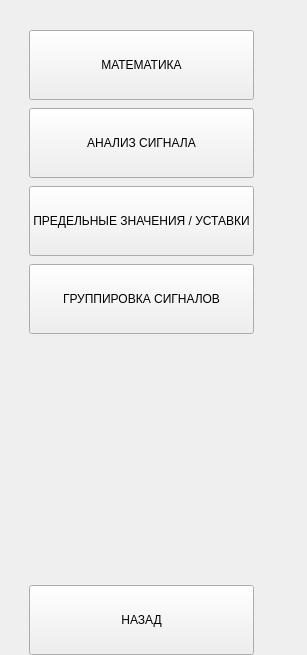
           <widget class="QWidget" name="applications">
            <layout class="QVBoxLayout" name="verticalLayout_10">
             <property name="spacing">
              <number>8</number>
             </property>
             <property name="leftMargin">
              <number>29</number>
             </property>
             <property name="topMargin">
              <number>30</number>
             </property>
             <property name="rightMargin">
              <number>53</number>
             </property>
             <property name="bottomMargin">
              <number>0</number>
             </property>
             <item>
              <widget class="wButtonStyled" name="bMath">
               <property name="sizePolicy">
                <sizepolicy hsizetype="Preferred" vsizetype="Preferred">
                 <horstretch>0</horstretch>
                 <verstretch>0</verstretch>
                </sizepolicy>
               </property>
               <property name="minimumSize">
                <size>
                 <width>0</width>
                 <height>70</height>
                </size>
               </property>
               <property name="text">
                <string>МАТЕМАТИКА</string>
               </property>
              </widget>
             </item>
             <item>
              <widget class="wButtonStyled" name="bAnaliz_2">
               <property name="sizePolicy">
                <sizepolicy hsizetype="Preferred" vsizetype="Preferred">
                 <horstretch>0</horstretch>
                 <verstretch>0</verstretch>
                </sizepolicy>
               </property>
               <property name="minimumSize">
                <size>
                 <width>0</width>
                 <height>70</height>
                </size>
               </property>
               <property name="text">
                <string>АНАЛИЗ СИГНАЛА</string>
               </property>
              </widget>
             </item>
             <item>
              <widget class="wButtonStyled" name="bUstavki">
               <property name="sizePolicy">
                <sizepolicy hsizetype="Preferred" vsizetype="Preferred">
                 <horstretch>0</horstretch>
                 <verstretch>0</verstretch>
                </sizepolicy>
               </property>
               <property name="minimumSize">
                <size>
                 <width>0</width>
                 <height>70</height>
                </size>
               </property>
               <property name="text">
                <string>ПРЕДЕЛЬНЫЕ ЗНАЧЕНИЯ / УСТАВКИ</string>
               </property>
              </widget>
             </item>
             <item>
              <widget class="wButtonStyled" name="bGroups">
               <property name="sizePolicy">
                <sizepolicy hsizetype="Preferred" vsizetype="Preferred">
                 <horstretch>0</horstretch>
                 <verstretch>0</verstretch>
                </sizepolicy>
               </property>
               <property name="minimumSize">
                <size>
                 <width>0</width>
                 <height>70</height>
                </size>
               </property>
               <property name="text">
                <string>ГРУППИРОВКА СИГНАЛОВ</string>
               </property>
              </widget>
             </item>
             <item>
              <spacer name="verticalSpacer_8">
               <property name="orientation">
                <enum>Qt::Vertical</enum>
               </property>
               <property name="sizeHint" stdset="0">
                <size>
                 <width>20</width>
                 <height>243</height>
                </size>
               </property>
              </spacer>
             </item>
             <item>
              <widget class="wButtonStyled" name="bBackApplications">
               <property name="sizePolicy">
                <sizepolicy hsizetype="Preferred" vsizetype="Preferred">
                 <horstretch>0</horstretch>
                 <verstretch>0</verstretch>
                </sizepolicy>
               </property>
               <property name="minimumSize">
                <size>
                 <width>0</width>
                 <height>70</height>
                </size>
               </property>
               <property name="text">
                <string>НАЗАД</string>
               </property>
              </widget>
             </item>
            </layout>
           </widget>
